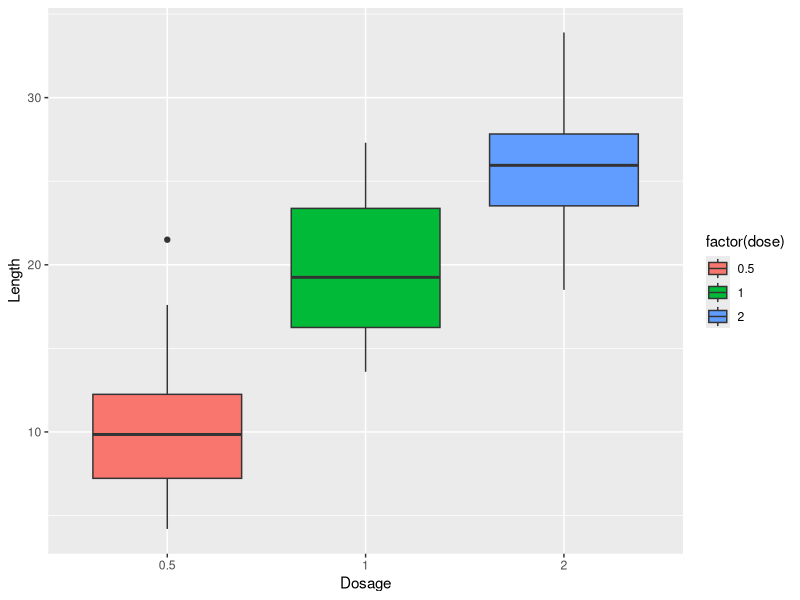

Write R code to recreate this figure.
## ---- chunk 1
library(ggplot2)
data(ToothGrowth)
## ---- chunk 2
head(ToothGrowth)
## ---- chunk 3
table(ToothGrowth$supp) # Supplement
table(ToothGrowth$dose) # Dosage
## ---- chunk 4
summary(ToothGrowth)
## ---- chunk 5
cor(ToothGrowth[sapply(ToothGrowth, is.numeric)])
## ---- chunk 6
p1 <- ggplot(ToothGrowth, aes(x =factor(dose), y = len, fill = factor(dose)))
p1 + geom_boxplot() + xlab("Dosage") + ylab("Length")
## ---- chunk 7
Interval <- (mean(ToothGrowth$len) + c(-1, 1) * qnorm(0.975) * sd(ToothGrowth$len)/sqrt(length(ToothGrowth$len)))
Interval
## ---- chunk 8
t.test(len~supp, data=ToothGrowth)
## ---- chunk 9
dos1 <- subset(ToothGrowth, dose == 0.5)
dos2 <- subset(ToothGrowth, dose == 1)
dos3 <- subset(ToothGrowth, dose == 2)
## ---- chunk 10
t.test(len~supp, data=dos1) # Small Dosage = 0.5
t.test(len~supp, data=dos2) # Medium Dosage = 1
t.test(len~supp, data=dos3) # Big Dosage = 2
